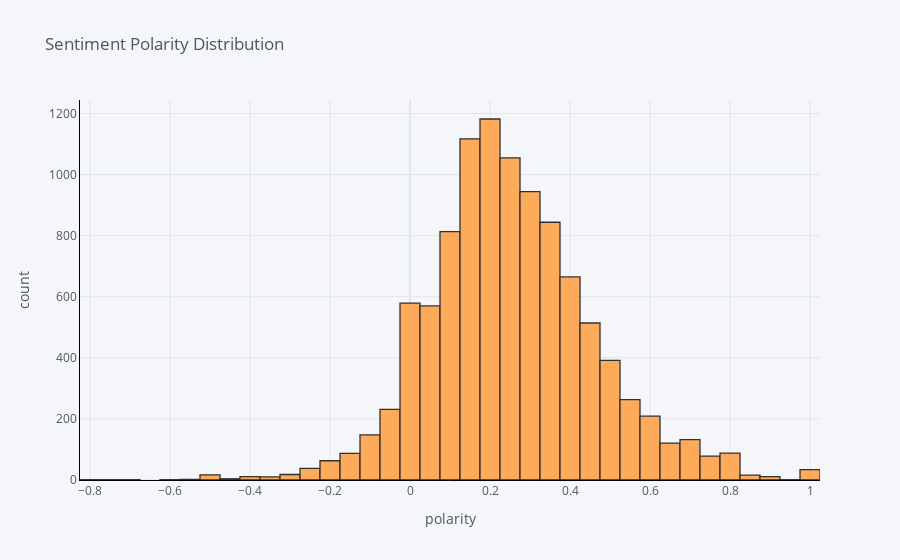

Source (notebook cell):
### Markdown cell above
## Sentiment polarity distribution
**looking at the polarity distribution**

### Code cell
process_reviews['polarity'].iplot(
    kind = 'hist',
    bins = 50,
    xTitle = 'polarity',
    linecolor = 'black',
    yTitle = 'count',
    title = 'Sentiment Polarity Distribution'
)

### Figure 1 — Plotly figure (JSON) as saved in the notebook; plotly's stock layout.template omitted (floating-point values rounded to 4 significant figures; data arrays with more than 128 entries replaced by an {"elided": "..."} marker saying what was removed)
{"data": [{"histfunc": "count", "histnorm": "", "marker": {"color": "rgba(255, 153, 51, 1.0)", "line": {"color": "#000000", "width": 1.3}}, "name": "polarity", "nbinsx": 50, "opacity": 0.8, "orientation": "v", "type": "histogram", "x": {"elided": "10261 float values"}}], "layout": {"autosize": true, "barmode": "overlay", "legend": {"bgcolor": "#F5F6F9", "font": {"color": "#4D5663"}}, "paper_bgcolor": "#F5F6F9", "plot_bgcolor": "#F5F6F9", "title": {"font": {"color": "#4D5663"}, "text": "Sentiment Polarity Distribution"}, "xaxis": {"autorange": true, "gridcolor": "#E1E5ED", "linecolor": "black", "range": [-0.825, 1.025], "showgrid": true, "tickfont": {"color": "#4D5663"}, "title": {"font": {"color": "#4D5663"}, "text": "polarity"}, "type": "linear", "zerolinecolor": "#E1E5ED"}, "yaxis": {"autorange": true, "gridcolor": "#E1E5ED", "linecolor": "black", "range": [0, 1244.0], "showgrid": true, "tickfont": {"color": "#4D5663"}, "title": {"font": {"color": "#4D5663"}, "text": "count"}, "zerolinecolor": "#E1E5ED"}}}
